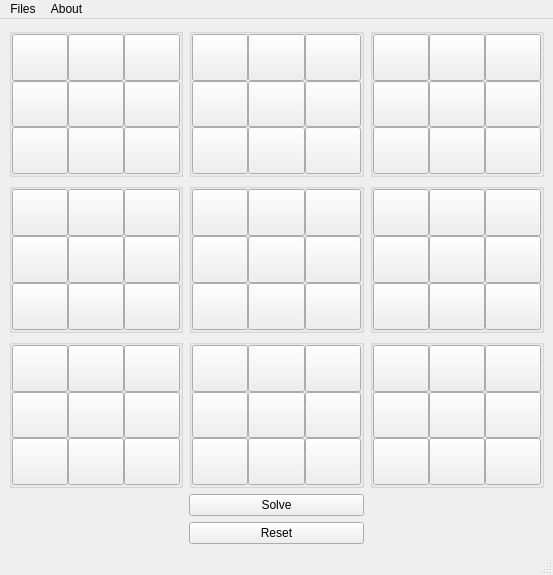
<?xml version="1.0" encoding="UTF-8"?>
<ui version="4.0">
 <class>MainWindow</class>
 <widget class="QMainWindow" name="MainWindow">
  <property name="geometry">
   <rect>
    <x>0</x>
    <y>0</y>
    <width>553</width>
    <height>575</height>
   </rect>
  </property>
  <property name="windowTitle">
   <string>MainWindow</string>
  </property>
  <widget class="QWidget" name="centralwidget">
   <layout class="QGridLayout" name="gridLayout">
    <item row="3" column="1">
     <widget class="QPushButton" name="pushButton">
      <property name="text">
       <string>Solve</string>
      </property>
     </widget>
    </item>
    <item row="1" column="2">
     <widget class="QGroupBox" name="groupBox_6">
      <property name="sizePolicy">
       <sizepolicy hsizetype="Expanding" vsizetype="Expanding">
        <horstretch>0</horstretch>
        <verstretch>0</verstretch>
       </sizepolicy>
      </property>
      <property name="title">
       <string/>
      </property>
      <layout class="QGridLayout" name="gridLayout_16">
       <property name="leftMargin">
        <number>0</number>
       </property>
       <property name="topMargin">
        <number>0</number>
       </property>
       <property name="rightMargin">
        <number>0</number>
       </property>
       <property name="bottomMargin">
        <number>0</number>
       </property>
       <property name="spacing">
        <number>0</number>
       </property>
       <item row="2" column="1">
        <widget class="QPushButton" name="pushButton_6_8">
         <property name="sizePolicy">
          <sizepolicy hsizetype="Expanding" vsizetype="Expanding">
           <horstretch>0</horstretch>
           <verstretch>0</verstretch>
          </sizepolicy>
         </property>
         <property name="text">
          <string/>
         </property>
        </widget>
       </item>
       <item row="2" column="0">
        <widget class="QPushButton" name="pushButton_6_7">
         <property name="sizePolicy">
          <sizepolicy hsizetype="Expanding" vsizetype="Expanding">
           <horstretch>0</horstretch>
           <verstretch>0</verstretch>
          </sizepolicy>
         </property>
         <property name="text">
          <string/>
         </property>
        </widget>
       </item>
       <item row="0" column="0">
        <widget class="QPushButton" name="pushButton_6_1">
         <property name="sizePolicy">
          <sizepolicy hsizetype="Expanding" vsizetype="Expanding">
           <horstretch>0</horstretch>
           <verstretch>0</verstretch>
          </sizepolicy>
         </property>
         <property name="text">
          <string/>
         </property>
        </widget>
       </item>
       <item row="0" column="2">
        <widget class="QPushButton" name="pushButton_6_3">
         <property name="sizePolicy">
          <sizepolicy hsizetype="Expanding" vsizetype="Expanding">
           <horstretch>0</horstretch>
           <verstretch>0</verstretch>
          </sizepolicy>
         </property>
         <property name="text">
          <string/>
         </property>
        </widget>
       </item>
       <item row="0" column="1">
        <widget class="QPushButton" name="pushButton_6_2">
         <property name="sizePolicy">
          <sizepolicy hsizetype="Expanding" vsizetype="Expanding">
           <horstretch>0</horstretch>
           <verstretch>0</verstretch>
          </sizepolicy>
         </property>
         <property name="text">
          <string/>
         </property>
        </widget>
       </item>
       <item row="1" column="0">
        <widget class="QPushButton" name="pushButton_6_4">
         <property name="sizePolicy">
          <sizepolicy hsizetype="Expanding" vsizetype="Expanding">
           <horstretch>0</horstretch>
           <verstretch>0</verstretch>
          </sizepolicy>
         </property>
         <property name="text">
          <string/>
         </property>
        </widget>
       </item>
       <item row="2" column="2">
        <widget class="QPushButton" name="pushButton_6_9">
         <property name="sizePolicy">
          <sizepolicy hsizetype="Expanding" vsizetype="Expanding">
           <horstretch>0</horstretch>
           <verstretch>0</verstretch>
          </sizepolicy>
         </property>
         <property name="text">
          <string/>
         </property>
        </widget>
       </item>
       <item row="1" column="1">
        <widget class="QPushButton" name="pushButton_6_5">
         <property name="sizePolicy">
          <sizepolicy hsizetype="Expanding" vsizetype="Expanding">
           <horstretch>0</horstretch>
           <verstretch>0</verstretch>
          </sizepolicy>
         </property>
         <property name="text">
          <string/>
         </property>
        </widget>
       </item>
       <item row="1" column="2">
        <widget class="QPushButton" name="pushButton_6_6">
         <property name="sizePolicy">
          <sizepolicy hsizetype="Expanding" vsizetype="Expanding">
           <horstretch>0</horstretch>
           <verstretch>0</verstretch>
          </sizepolicy>
         </property>
         <property name="text">
          <string/>
         </property>
        </widget>
       </item>
      </layout>
     </widget>
    </item>
    <item row="0" column="0">
     <widget class="QGroupBox" name="groupBox_1">
      <property name="sizePolicy">
       <sizepolicy hsizetype="Expanding" vsizetype="Expanding">
        <horstretch>0</horstretch>
        <verstretch>0</verstretch>
       </sizepolicy>
      </property>
      <property name="title">
       <string/>
      </property>
      <layout class="QGridLayout" name="gridLayout_3">
       <property name="leftMargin">
        <number>0</number>
       </property>
       <property name="topMargin">
        <number>0</number>
       </property>
       <property name="rightMargin">
        <number>0</number>
       </property>
       <property name="bottomMargin">
        <number>0</number>
       </property>
       <property name="spacing">
        <number>0</number>
       </property>
       <item row="2" column="0">
        <widget class="QPushButton" name="pushButton_1_7">
         <property name="sizePolicy">
          <sizepolicy hsizetype="Expanding" vsizetype="Expanding">
           <horstretch>0</horstretch>
           <verstretch>0</verstretch>
          </sizepolicy>
         </property>
         <property name="text">
          <string/>
         </property>
        </widget>
       </item>
       <item row="2" column="1">
        <widget class="QPushButton" name="pushButton_1_8">
         <property name="sizePolicy">
          <sizepolicy hsizetype="Expanding" vsizetype="Expanding">
           <horstretch>0</horstretch>
           <verstretch>0</verstretch>
          </sizepolicy>
         </property>
         <property name="text">
          <string/>
         </property>
        </widget>
       </item>
       <item row="0" column="0">
        <widget class="QPushButton" name="pushButton_1_1">
         <property name="sizePolicy">
          <sizepolicy hsizetype="Expanding" vsizetype="Expanding">
           <horstretch>0</horstretch>
           <verstretch>0</verstretch>
          </sizepolicy>
         </property>
         <property name="text">
          <string/>
         </property>
        </widget>
       </item>
       <item row="0" column="2">
        <widget class="QPushButton" name="pushButton_1_3">
         <property name="sizePolicy">
          <sizepolicy hsizetype="Expanding" vsizetype="Expanding">
           <horstretch>0</horstretch>
           <verstretch>0</verstretch>
          </sizepolicy>
         </property>
         <property name="text">
          <string/>
         </property>
        </widget>
       </item>
       <item row="0" column="1">
        <widget class="QPushButton" name="pushButton_1_2">
         <property name="sizePolicy">
          <sizepolicy hsizetype="Expanding" vsizetype="Expanding">
           <horstretch>0</horstretch>
           <verstretch>0</verstretch>
          </sizepolicy>
         </property>
         <property name="text">
          <string/>
         </property>
        </widget>
       </item>
       <item row="1" column="0">
        <widget class="QPushButton" name="pushButton_1_4">
         <property name="sizePolicy">
          <sizepolicy hsizetype="Expanding" vsizetype="Expanding">
           <horstretch>0</horstretch>
           <verstretch>0</verstretch>
          </sizepolicy>
         </property>
         <property name="text">
          <string/>
         </property>
        </widget>
       </item>
       <item row="1" column="1">
        <widget class="QPushButton" name="pushButton_1_5">
         <property name="sizePolicy">
          <sizepolicy hsizetype="Expanding" vsizetype="Expanding">
           <horstretch>0</horstretch>
           <verstretch>0</verstretch>
          </sizepolicy>
         </property>
         <property name="text">
          <string/>
         </property>
        </widget>
       </item>
       <item row="1" column="2">
        <widget class="QPushButton" name="pushButton_1_6">
         <property name="sizePolicy">
          <sizepolicy hsizetype="Expanding" vsizetype="Expanding">
           <horstretch>0</horstretch>
           <verstretch>0</verstretch>
          </sizepolicy>
         </property>
         <property name="text">
          <string/>
         </property>
        </widget>
       </item>
       <item row="2" column="2">
        <widget class="QPushButton" name="pushButton_1_9">
         <property name="sizePolicy">
          <sizepolicy hsizetype="Expanding" vsizetype="Expanding">
           <horstretch>0</horstretch>
           <verstretch>0</verstretch>
          </sizepolicy>
         </property>
         <property name="text">
          <string/>
         </property>
        </widget>
       </item>
      </layout>
     </widget>
    </item>
    <item row="2" column="0">
     <widget class="QGroupBox" name="groupBox_7">
      <property name="sizePolicy">
       <sizepolicy hsizetype="Expanding" vsizetype="Expanding">
        <horstretch>0</horstretch>
        <verstretch>0</verstretch>
       </sizepolicy>
      </property>
      <property name="title">
       <string/>
      </property>
      <layout class="QGridLayout" name="gridLayout_19">
       <property name="leftMargin">
        <number>0</number>
       </property>
       <property name="topMargin">
        <number>0</number>
       </property>
       <property name="rightMargin">
        <number>0</number>
       </property>
       <property name="bottomMargin">
        <number>0</number>
       </property>
       <property name="spacing">
        <number>0</number>
       </property>
       <item row="2" column="2">
        <widget class="QPushButton" name="pushButton_7_9">
         <property name="sizePolicy">
          <sizepolicy hsizetype="Expanding" vsizetype="Expanding">
           <horstretch>0</horstretch>
           <verstretch>0</verstretch>
          </sizepolicy>
         </property>
         <property name="text">
          <string/>
         </property>
        </widget>
       </item>
       <item row="2" column="0">
        <widget class="QPushButton" name="pushButton_7_7">
         <property name="sizePolicy">
          <sizepolicy hsizetype="Expanding" vsizetype="Expanding">
           <horstretch>0</horstretch>
           <verstretch>0</verstretch>
          </sizepolicy>
         </property>
         <property name="text">
          <string/>
         </property>
        </widget>
       </item>
       <item row="2" column="1">
        <widget class="QPushButton" name="pushButton_7_8">
         <property name="sizePolicy">
          <sizepolicy hsizetype="Expanding" vsizetype="Expanding">
           <horstretch>0</horstretch>
           <verstretch>0</verstretch>
          </sizepolicy>
         </property>
         <property name="text">
          <string/>
         </property>
        </widget>
       </item>
       <item row="0" column="2">
        <widget class="QPushButton" name="pushButton_7_3">
         <property name="sizePolicy">
          <sizepolicy hsizetype="Expanding" vsizetype="Expanding">
           <horstretch>0</horstretch>
           <verstretch>0</verstretch>
          </sizepolicy>
         </property>
         <property name="text">
          <string/>
         </property>
        </widget>
       </item>
       <item row="0" column="0">
        <widget class="QPushButton" name="pushButton_7_1">
         <property name="sizePolicy">
          <sizepolicy hsizetype="Expanding" vsizetype="Expanding">
           <horstretch>0</horstretch>
           <verstretch>0</verstretch>
          </sizepolicy>
         </property>
         <property name="text">
          <string/>
         </property>
        </widget>
       </item>
       <item row="1" column="1">
        <widget class="QPushButton" name="pushButton_7_5">
         <property name="sizePolicy">
          <sizepolicy hsizetype="Expanding" vsizetype="Expanding">
           <horstretch>0</horstretch>
           <verstretch>0</verstretch>
          </sizepolicy>
         </property>
         <property name="text">
          <string/>
         </property>
        </widget>
       </item>
       <item row="0" column="1">
        <widget class="QPushButton" name="pushButton_7_2">
         <property name="sizePolicy">
          <sizepolicy hsizetype="Expanding" vsizetype="Expanding">
           <horstretch>0</horstretch>
           <verstretch>0</verstretch>
          </sizepolicy>
         </property>
         <property name="text">
          <string/>
         </property>
        </widget>
       </item>
       <item row="1" column="2">
        <widget class="QPushButton" name="pushButton_7_6">
         <property name="sizePolicy">
          <sizepolicy hsizetype="Expanding" vsizetype="Expanding">
           <horstretch>0</horstretch>
           <verstretch>0</verstretch>
          </sizepolicy>
         </property>
         <property name="text">
          <string/>
         </property>
        </widget>
       </item>
       <item row="1" column="0">
        <widget class="QPushButton" name="pushButton_7_4">
         <property name="sizePolicy">
          <sizepolicy hsizetype="Expanding" vsizetype="Expanding">
           <horstretch>0</horstretch>
           <verstretch>0</verstretch>
          </sizepolicy>
         </property>
         <property name="text">
          <string/>
         </property>
        </widget>
       </item>
      </layout>
     </widget>
    </item>
    <item row="2" column="1">
     <widget class="QGroupBox" name="groupBox_8">
      <property name="sizePolicy">
       <sizepolicy hsizetype="Expanding" vsizetype="Expanding">
        <horstretch>0</horstretch>
        <verstretch>0</verstretch>
       </sizepolicy>
      </property>
      <property name="title">
       <string/>
      </property>
      <layout class="QGridLayout" name="gridLayout_18">
       <property name="leftMargin">
        <number>0</number>
       </property>
       <property name="topMargin">
        <number>0</number>
       </property>
       <property name="rightMargin">
        <number>0</number>
       </property>
       <property name="bottomMargin">
        <number>0</number>
       </property>
       <property name="spacing">
        <number>0</number>
       </property>
       <item row="0" column="1">
        <widget class="QPushButton" name="pushButton_8_2">
         <property name="sizePolicy">
          <sizepolicy hsizetype="Expanding" vsizetype="Expanding">
           <horstretch>0</horstretch>
           <verstretch>0</verstretch>
          </sizepolicy>
         </property>
         <property name="text">
          <string/>
         </property>
        </widget>
       </item>
       <item row="2" column="1">
        <widget class="QPushButton" name="pushButton_8_8">
         <property name="sizePolicy">
          <sizepolicy hsizetype="Expanding" vsizetype="Expanding">
           <horstretch>0</horstretch>
           <verstretch>0</verstretch>
          </sizepolicy>
         </property>
         <property name="text">
          <string/>
         </property>
        </widget>
       </item>
       <item row="0" column="0">
        <widget class="QPushButton" name="pushButton_8_1">
         <property name="sizePolicy">
          <sizepolicy hsizetype="Expanding" vsizetype="Expanding">
           <horstretch>0</horstretch>
           <verstretch>0</verstretch>
          </sizepolicy>
         </property>
         <property name="text">
          <string/>
         </property>
        </widget>
       </item>
       <item row="2" column="2">
        <widget class="QPushButton" name="pushButton_8_9">
         <property name="sizePolicy">
          <sizepolicy hsizetype="Expanding" vsizetype="Expanding">
           <horstretch>0</horstretch>
           <verstretch>0</verstretch>
          </sizepolicy>
         </property>
         <property name="text">
          <string/>
         </property>
        </widget>
       </item>
       <item row="0" column="2">
        <widget class="QPushButton" name="pushButton_8_3">
         <property name="sizePolicy">
          <sizepolicy hsizetype="Expanding" vsizetype="Expanding">
           <horstretch>0</horstretch>
           <verstretch>0</verstretch>
          </sizepolicy>
         </property>
         <property name="text">
          <string/>
         </property>
        </widget>
       </item>
       <item row="2" column="0">
        <widget class="QPushButton" name="pushButton_8_7">
         <property name="sizePolicy">
          <sizepolicy hsizetype="Expanding" vsizetype="Expanding">
           <horstretch>0</horstretch>
           <verstretch>0</verstretch>
          </sizepolicy>
         </property>
         <property name="text">
          <string/>
         </property>
        </widget>
       </item>
       <item row="1" column="2">
        <widget class="QPushButton" name="pushButton_8_6">
         <property name="sizePolicy">
          <sizepolicy hsizetype="Expanding" vsizetype="Expanding">
           <horstretch>0</horstretch>
           <verstretch>0</verstretch>
          </sizepolicy>
         </property>
         <property name="text">
          <string/>
         </property>
        </widget>
       </item>
       <item row="1" column="0">
        <widget class="QPushButton" name="pushButton_8_4">
         <property name="sizePolicy">
          <sizepolicy hsizetype="Expanding" vsizetype="Expanding">
           <horstretch>0</horstretch>
           <verstretch>0</verstretch>
          </sizepolicy>
         </property>
         <property name="text">
          <string/>
         </property>
        </widget>
       </item>
       <item row="1" column="1">
        <widget class="QPushButton" name="pushButton_8_5">
         <property name="sizePolicy">
          <sizepolicy hsizetype="Expanding" vsizetype="Expanding">
           <horstretch>0</horstretch>
           <verstretch>0</verstretch>
          </sizepolicy>
         </property>
         <property name="text">
          <string/>
         </property>
        </widget>
       </item>
      </layout>
     </widget>
    </item>
    <item row="1" column="1">
     <widget class="QGroupBox" name="groupBox_5">
      <property name="sizePolicy">
       <sizepolicy hsizetype="Expanding" vsizetype="Expanding">
        <horstretch>0</horstretch>
        <verstretch>0</verstretch>
       </sizepolicy>
      </property>
      <property name="title">
       <string/>
      </property>
      <layout class="QGridLayout" name="gridLayout_15">
       <property name="leftMargin">
        <number>0</number>
       </property>
       <property name="topMargin">
        <number>0</number>
       </property>
       <property name="rightMargin">
        <number>0</number>
       </property>
       <property name="bottomMargin">
        <number>0</number>
       </property>
       <property name="spacing">
        <number>0</number>
       </property>
       <item row="2" column="0">
        <widget class="QPushButton" name="pushButton_5_7">
         <property name="sizePolicy">
          <sizepolicy hsizetype="Expanding" vsizetype="Expanding">
           <horstretch>0</horstretch>
           <verstretch>0</verstretch>
          </sizepolicy>
         </property>
         <property name="text">
          <string/>
         </property>
        </widget>
       </item>
       <item row="2" column="1">
        <widget class="QPushButton" name="pushButton_5_8">
         <property name="sizePolicy">
          <sizepolicy hsizetype="Expanding" vsizetype="Expanding">
           <horstretch>0</horstretch>
           <verstretch>0</verstretch>
          </sizepolicy>
         </property>
         <property name="text">
          <string/>
         </property>
        </widget>
       </item>
       <item row="2" column="2">
        <widget class="QPushButton" name="pushButton_5_9">
         <property name="sizePolicy">
          <sizepolicy hsizetype="Expanding" vsizetype="Expanding">
           <horstretch>0</horstretch>
           <verstretch>0</verstretch>
          </sizepolicy>
         </property>
         <property name="text">
          <string/>
         </property>
        </widget>
       </item>
       <item row="0" column="0">
        <widget class="QPushButton" name="pushButton_5_1">
         <property name="sizePolicy">
          <sizepolicy hsizetype="Expanding" vsizetype="Expanding">
           <horstretch>0</horstretch>
           <verstretch>0</verstretch>
          </sizepolicy>
         </property>
         <property name="text">
          <string/>
         </property>
        </widget>
       </item>
       <item row="0" column="2">
        <widget class="QPushButton" name="pushButton_5_3">
         <property name="sizePolicy">
          <sizepolicy hsizetype="Expanding" vsizetype="Expanding">
           <horstretch>0</horstretch>
           <verstretch>0</verstretch>
          </sizepolicy>
         </property>
         <property name="text">
          <string/>
         </property>
        </widget>
       </item>
       <item row="0" column="1">
        <widget class="QPushButton" name="pushButton_5_2">
         <property name="sizePolicy">
          <sizepolicy hsizetype="Expanding" vsizetype="Expanding">
           <horstretch>0</horstretch>
           <verstretch>0</verstretch>
          </sizepolicy>
         </property>
         <property name="text">
          <string/>
         </property>
        </widget>
       </item>
       <item row="1" column="0">
        <widget class="QPushButton" name="pushButton_5_4">
         <property name="sizePolicy">
          <sizepolicy hsizetype="Expanding" vsizetype="Expanding">
           <horstretch>0</horstretch>
           <verstretch>0</verstretch>
          </sizepolicy>
         </property>
         <property name="text">
          <string/>
         </property>
        </widget>
       </item>
       <item row="1" column="1">
        <widget class="QPushButton" name="pushButton_5_5">
         <property name="sizePolicy">
          <sizepolicy hsizetype="Expanding" vsizetype="Expanding">
           <horstretch>0</horstretch>
           <verstretch>0</verstretch>
          </sizepolicy>
         </property>
         <property name="text">
          <string/>
         </property>
        </widget>
       </item>
       <item row="1" column="2">
        <widget class="QPushButton" name="pushButton_5_6">
         <property name="sizePolicy">
          <sizepolicy hsizetype="Expanding" vsizetype="Expanding">
           <horstretch>0</horstretch>
           <verstretch>0</verstretch>
          </sizepolicy>
         </property>
         <property name="text">
          <string/>
         </property>
        </widget>
       </item>
      </layout>
     </widget>
    </item>
    <item row="0" column="1">
     <widget class="QGroupBox" name="groupBox_2">
      <property name="sizePolicy">
       <sizepolicy hsizetype="Expanding" vsizetype="Expanding">
        <horstretch>0</horstretch>
        <verstretch>0</verstretch>
       </sizepolicy>
      </property>
      <property name="title">
       <string/>
      </property>
      <layout class="QGridLayout" name="gridLayout_12">
       <property name="leftMargin">
        <number>0</number>
       </property>
       <property name="topMargin">
        <number>0</number>
       </property>
       <property name="rightMargin">
        <number>0</number>
       </property>
       <property name="bottomMargin">
        <number>0</number>
       </property>
       <property name="spacing">
        <number>0</number>
       </property>
       <item row="2" column="0">
        <widget class="QPushButton" name="pushButton_2_7">
         <property name="sizePolicy">
          <sizepolicy hsizetype="Expanding" vsizetype="Expanding">
           <horstretch>0</horstretch>
           <verstretch>0</verstretch>
          </sizepolicy>
         </property>
         <property name="text">
          <string/>
         </property>
        </widget>
       </item>
       <item row="2" column="1">
        <widget class="QPushButton" name="pushButton_2_8">
         <property name="sizePolicy">
          <sizepolicy hsizetype="Expanding" vsizetype="Expanding">
           <horstretch>0</horstretch>
           <verstretch>0</verstretch>
          </sizepolicy>
         </property>
         <property name="text">
          <string/>
         </property>
        </widget>
       </item>
       <item row="0" column="0">
        <widget class="QPushButton" name="pushButton_2_1">
         <property name="sizePolicy">
          <sizepolicy hsizetype="Expanding" vsizetype="Expanding">
           <horstretch>0</horstretch>
           <verstretch>0</verstretch>
          </sizepolicy>
         </property>
         <property name="text">
          <string/>
         </property>
        </widget>
       </item>
       <item row="0" column="2">
        <widget class="QPushButton" name="pushButton_2_3">
         <property name="sizePolicy">
          <sizepolicy hsizetype="Expanding" vsizetype="Expanding">
           <horstretch>0</horstretch>
           <verstretch>0</verstretch>
          </sizepolicy>
         </property>
         <property name="text">
          <string/>
         </property>
        </widget>
       </item>
       <item row="0" column="1">
        <widget class="QPushButton" name="pushButton_2_2">
         <property name="sizePolicy">
          <sizepolicy hsizetype="Expanding" vsizetype="Expanding">
           <horstretch>0</horstretch>
           <verstretch>0</verstretch>
          </sizepolicy>
         </property>
         <property name="text">
          <string/>
         </property>
        </widget>
       </item>
       <item row="1" column="0">
        <widget class="QPushButton" name="pushButton_2_4">
         <property name="sizePolicy">
          <sizepolicy hsizetype="Expanding" vsizetype="Expanding">
           <horstretch>0</horstretch>
           <verstretch>0</verstretch>
          </sizepolicy>
         </property>
         <property name="text">
          <string/>
         </property>
        </widget>
       </item>
       <item row="1" column="1">
        <widget class="QPushButton" name="pushButton_2_5">
         <property name="sizePolicy">
          <sizepolicy hsizetype="Expanding" vsizetype="Expanding">
           <horstretch>0</horstretch>
           <verstretch>0</verstretch>
          </sizepolicy>
         </property>
         <property name="text">
          <string/>
         </property>
        </widget>
       </item>
       <item row="1" column="2">
        <widget class="QPushButton" name="pushButton_2_6">
         <property name="sizePolicy">
          <sizepolicy hsizetype="Expanding" vsizetype="Expanding">
           <horstretch>0</horstretch>
           <verstretch>0</verstretch>
          </sizepolicy>
         </property>
         <property name="text">
          <string/>
         </property>
        </widget>
       </item>
       <item row="2" column="2">
        <widget class="QPushButton" name="pushButton_2_9">
         <property name="sizePolicy">
          <sizepolicy hsizetype="Expanding" vsizetype="Expanding">
           <horstretch>0</horstretch>
           <verstretch>0</verstretch>
          </sizepolicy>
         </property>
         <property name="text">
          <string/>
         </property>
        </widget>
       </item>
      </layout>
     </widget>
    </item>
    <item row="0" column="2">
     <widget class="QGroupBox" name="groupBox_3">
      <property name="sizePolicy">
       <sizepolicy hsizetype="Expanding" vsizetype="Expanding">
        <horstretch>0</horstretch>
        <verstretch>0</verstretch>
       </sizepolicy>
      </property>
      <property name="title">
       <string/>
      </property>
      <layout class="QGridLayout" name="gridLayout_13">
       <property name="leftMargin">
        <number>0</number>
       </property>
       <property name="topMargin">
        <number>0</number>
       </property>
       <property name="rightMargin">
        <number>0</number>
       </property>
       <property name="bottomMargin">
        <number>0</number>
       </property>
       <property name="spacing">
        <number>0</number>
       </property>
       <item row="2" column="0">
        <widget class="QPushButton" name="pushButton_3_7">
         <property name="sizePolicy">
          <sizepolicy hsizetype="Expanding" vsizetype="Expanding">
           <horstretch>0</horstretch>
           <verstretch>0</verstretch>
          </sizepolicy>
         </property>
         <property name="text">
          <string/>
         </property>
        </widget>
       </item>
       <item row="2" column="1">
        <widget class="QPushButton" name="pushButton_3_8">
         <property name="sizePolicy">
          <sizepolicy hsizetype="Expanding" vsizetype="Expanding">
           <horstretch>0</horstretch>
           <verstretch>0</verstretch>
          </sizepolicy>
         </property>
         <property name="text">
          <string/>
         </property>
        </widget>
       </item>
       <item row="2" column="2">
        <widget class="QPushButton" name="pushButton_3_9">
         <property name="sizePolicy">
          <sizepolicy hsizetype="Expanding" vsizetype="Expanding">
           <horstretch>0</horstretch>
           <verstretch>0</verstretch>
          </sizepolicy>
         </property>
         <property name="text">
          <string/>
         </property>
        </widget>
       </item>
       <item row="0" column="0">
        <widget class="QPushButton" name="pushButton_3_1">
         <property name="sizePolicy">
          <sizepolicy hsizetype="Expanding" vsizetype="Expanding">
           <horstretch>0</horstretch>
           <verstretch>0</verstretch>
          </sizepolicy>
         </property>
         <property name="text">
          <string/>
         </property>
        </widget>
       </item>
       <item row="0" column="2">
        <widget class="QPushButton" name="pushButton_3_3">
         <property name="sizePolicy">
          <sizepolicy hsizetype="Expanding" vsizetype="Expanding">
           <horstretch>0</horstretch>
           <verstretch>0</verstretch>
          </sizepolicy>
         </property>
         <property name="text">
          <string/>
         </property>
        </widget>
       </item>
       <item row="0" column="1">
        <widget class="QPushButton" name="pushButton_3_2">
         <property name="sizePolicy">
          <sizepolicy hsizetype="Expanding" vsizetype="Expanding">
           <horstretch>0</horstretch>
           <verstretch>0</verstretch>
          </sizepolicy>
         </property>
         <property name="text">
          <string/>
         </property>
        </widget>
       </item>
       <item row="1" column="0">
        <widget class="QPushButton" name="pushButton_3_4">
         <property name="sizePolicy">
          <sizepolicy hsizetype="Expanding" vsizetype="Expanding">
           <horstretch>0</horstretch>
           <verstretch>0</verstretch>
          </sizepolicy>
         </property>
         <property name="text">
          <string/>
         </property>
        </widget>
       </item>
       <item row="1" column="1">
        <widget class="QPushButton" name="pushButton_3_5">
         <property name="sizePolicy">
          <sizepolicy hsizetype="Expanding" vsizetype="Expanding">
           <horstretch>0</horstretch>
           <verstretch>0</verstretch>
          </sizepolicy>
         </property>
         <property name="text">
          <string/>
         </property>
        </widget>
       </item>
       <item row="1" column="2">
        <widget class="QPushButton" name="pushButton_3_6">
         <property name="sizePolicy">
          <sizepolicy hsizetype="Expanding" vsizetype="Expanding">
           <horstretch>0</horstretch>
           <verstretch>0</verstretch>
          </sizepolicy>
         </property>
         <property name="text">
          <string/>
         </property>
        </widget>
       </item>
      </layout>
     </widget>
    </item>
    <item row="2" column="2">
     <widget class="QGroupBox" name="groupBox_9">
      <property name="sizePolicy">
       <sizepolicy hsizetype="Expanding" vsizetype="Expanding">
        <horstretch>0</horstretch>
        <verstretch>0</verstretch>
       </sizepolicy>
      </property>
      <property name="title">
       <string/>
      </property>
      <layout class="QGridLayout" name="gridLayout_17">
       <property name="leftMargin">
        <number>0</number>
       </property>
       <property name="topMargin">
        <number>0</number>
       </property>
       <property name="rightMargin">
        <number>0</number>
       </property>
       <property name="bottomMargin">
        <number>0</number>
       </property>
       <property name="spacing">
        <number>0</number>
       </property>
       <item row="2" column="0">
        <widget class="QPushButton" name="pushButton_9_7">
         <property name="sizePolicy">
          <sizepolicy hsizetype="Expanding" vsizetype="Expanding">
           <horstretch>0</horstretch>
           <verstretch>0</verstretch>
          </sizepolicy>
         </property>
         <property name="text">
          <string/>
         </property>
        </widget>
       </item>
       <item row="2" column="1">
        <widget class="QPushButton" name="pushButton_9_8">
         <property name="sizePolicy">
          <sizepolicy hsizetype="Expanding" vsizetype="Expanding">
           <horstretch>0</horstretch>
           <verstretch>0</verstretch>
          </sizepolicy>
         </property>
         <property name="text">
          <string/>
         </property>
        </widget>
       </item>
       <item row="2" column="2">
        <widget class="QPushButton" name="pushButton_9_9">
         <property name="sizePolicy">
          <sizepolicy hsizetype="Expanding" vsizetype="Expanding">
           <horstretch>0</horstretch>
           <verstretch>0</verstretch>
          </sizepolicy>
         </property>
         <property name="text">
          <string/>
         </property>
        </widget>
       </item>
       <item row="0" column="0">
        <widget class="QPushButton" name="pushButton_9_1">
         <property name="sizePolicy">
          <sizepolicy hsizetype="Expanding" vsizetype="Expanding">
           <horstretch>0</horstretch>
           <verstretch>0</verstretch>
          </sizepolicy>
         </property>
         <property name="text">
          <string/>
         </property>
        </widget>
       </item>
       <item row="0" column="2">
        <widget class="QPushButton" name="pushButton_9_3">
         <property name="sizePolicy">
          <sizepolicy hsizetype="Expanding" vsizetype="Expanding">
           <horstretch>0</horstretch>
           <verstretch>0</verstretch>
          </sizepolicy>
         </property>
         <property name="text">
          <string/>
         </property>
        </widget>
       </item>
       <item row="0" column="1">
        <widget class="QPushButton" name="pushButton_9_2">
         <property name="sizePolicy">
          <sizepolicy hsizetype="Expanding" vsizetype="Expanding">
           <horstretch>0</horstretch>
           <verstretch>0</verstretch>
          </sizepolicy>
         </property>
         <property name="text">
          <string/>
         </property>
        </widget>
       </item>
       <item row="1" column="0">
        <widget class="QPushButton" name="pushButton_9_4">
         <property name="sizePolicy">
          <sizepolicy hsizetype="Expanding" vsizetype="Expanding">
           <horstretch>0</horstretch>
           <verstretch>0</verstretch>
          </sizepolicy>
         </property>
         <property name="text">
          <string/>
         </property>
        </widget>
       </item>
       <item row="1" column="1">
        <widget class="QPushButton" name="pushButton_9_5">
         <property name="sizePolicy">
          <sizepolicy hsizetype="Expanding" vsizetype="Expanding">
           <horstretch>0</horstretch>
           <verstretch>0</verstretch>
          </sizepolicy>
         </property>
         <property name="text">
          <string/>
         </property>
        </widget>
       </item>
       <item row="1" column="2">
        <widget class="QPushButton" name="pushButton_9_6">
         <property name="sizePolicy">
          <sizepolicy hsizetype="Expanding" vsizetype="Expanding">
           <horstretch>0</horstretch>
           <verstretch>0</verstretch>
          </sizepolicy>
         </property>
         <property name="text">
          <string/>
         </property>
        </widget>
       </item>
      </layout>
     </widget>
    </item>
    <item row="1" column="0">
     <widget class="QGroupBox" name="groupBox_4">
      <property name="sizePolicy">
       <sizepolicy hsizetype="Expanding" vsizetype="Expanding">
        <horstretch>0</horstretch>
        <verstretch>0</verstretch>
       </sizepolicy>
      </property>
      <property name="title">
       <string/>
      </property>
      <layout class="QGridLayout" name="gridLayout_14">
       <property name="leftMargin">
        <number>0</number>
       </property>
       <property name="topMargin">
        <number>0</number>
       </property>
       <property name="rightMargin">
        <number>0</number>
       </property>
       <property name="bottomMargin">
        <number>0</number>
       </property>
       <property name="spacing">
        <number>0</number>
       </property>
       <item row="2" column="0">
        <widget class="QPushButton" name="pushButton_4_7">
         <property name="sizePolicy">
          <sizepolicy hsizetype="Expanding" vsizetype="Expanding">
           <horstretch>0</horstretch>
           <verstretch>0</verstretch>
          </sizepolicy>
         </property>
         <property name="text">
          <string/>
         </property>
        </widget>
       </item>
       <item row="2" column="1">
        <widget class="QPushButton" name="pushButton_4_8">
         <property name="sizePolicy">
          <sizepolicy hsizetype="Expanding" vsizetype="Expanding">
           <horstretch>0</horstretch>
           <verstretch>0</verstretch>
          </sizepolicy>
         </property>
         <property name="text">
          <string/>
         </property>
        </widget>
       </item>
       <item row="2" column="2">
        <widget class="QPushButton" name="pushButton_4_9">
         <property name="sizePolicy">
          <sizepolicy hsizetype="Expanding" vsizetype="Expanding">
           <horstretch>0</horstretch>
           <verstretch>0</verstretch>
          </sizepolicy>
         </property>
         <property name="text">
          <string/>
         </property>
        </widget>
       </item>
       <item row="0" column="0">
        <widget class="QPushButton" name="pushButton_4_1">
         <property name="sizePolicy">
          <sizepolicy hsizetype="Expanding" vsizetype="Expanding">
           <horstretch>0</horstretch>
           <verstretch>0</verstretch>
          </sizepolicy>
         </property>
         <property name="text">
          <string/>
         </property>
        </widget>
       </item>
       <item row="0" column="2">
        <widget class="QPushButton" name="pushButton_4_3">
         <property name="sizePolicy">
          <sizepolicy hsizetype="Expanding" vsizetype="Expanding">
           <horstretch>0</horstretch>
           <verstretch>0</verstretch>
          </sizepolicy>
         </property>
         <property name="text">
          <string/>
         </property>
        </widget>
       </item>
       <item row="0" column="1">
        <widget class="QPushButton" name="pushButton_4_2">
         <property name="sizePolicy">
          <sizepolicy hsizetype="Expanding" vsizetype="Expanding">
           <horstretch>0</horstretch>
           <verstretch>0</verstretch>
          </sizepolicy>
         </property>
         <property name="text">
          <string/>
         </property>
        </widget>
       </item>
       <item row="1" column="0">
        <widget class="QPushButton" name="pushButton_4_4">
         <property name="sizePolicy">
          <sizepolicy hsizetype="Expanding" vsizetype="Expanding">
           <horstretch>0</horstretch>
           <verstretch>0</verstretch>
          </sizepolicy>
         </property>
         <property name="text">
          <string/>
         </property>
        </widget>
       </item>
       <item row="1" column="1">
        <widget class="QPushButton" name="pushButton_4_5">
         <property name="sizePolicy">
          <sizepolicy hsizetype="Expanding" vsizetype="Expanding">
           <horstretch>0</horstretch>
           <verstretch>0</verstretch>
          </sizepolicy>
         </property>
         <property name="text">
          <string/>
         </property>
        </widget>
       </item>
       <item row="1" column="2">
        <widget class="QPushButton" name="pushButton_4_6">
         <property name="sizePolicy">
          <sizepolicy hsizetype="Expanding" vsizetype="Expanding">
           <horstretch>0</horstretch>
           <verstretch>0</verstretch>
          </sizepolicy>
         </property>
         <property name="text">
          <string/>
         </property>
        </widget>
       </item>
      </layout>
     </widget>
    </item>
    <item row="4" column="1">
     <widget class="QPushButton" name="pushButton_2">
      <property name="text">
       <string>Reset</string>
      </property>
     </widget>
    </item>
   </layout>
  </widget>
  <widget class="QMenuBar" name="menubar">
   <property name="geometry">
    <rect>
     <x>0</x>
     <y>0</y>
     <width>553</width>
     <height>21</height>
    </rect>
   </property>
   <widget class="QMenu" name="menuAbout">
    <property name="title">
     <string>About</string>
    </property>
    <addaction name="separator"/>
   </widget>
   <widget class="QMenu" name="menuFiles">
    <property name="title">
     <string>Files</string>
    </property>
   </widget>
   <addaction name="menuFiles"/>
   <addaction name="menuAbout"/>
  </widget>
  <widget class="QStatusBar" name="statusbar"/>
  <action name="actionRules">
   <property name="text">
    <string>Rules</string>
   </property>
  </action>
  <action name="actionAbout">
   <property name="text">
    <string>About</string>
   </property>
  </action>
  <action name="actionOpen_Sudoku">
   <property name="text">
    <string>Open Sudoku</string>
   </property>
  </action>
  <action name="actionSave_Sudoku">
   <property name="text">
    <string>Save Sudoku</string>
   </property>
  </action>
 </widget>
 <resources/>
 <connections/>
</ui>
